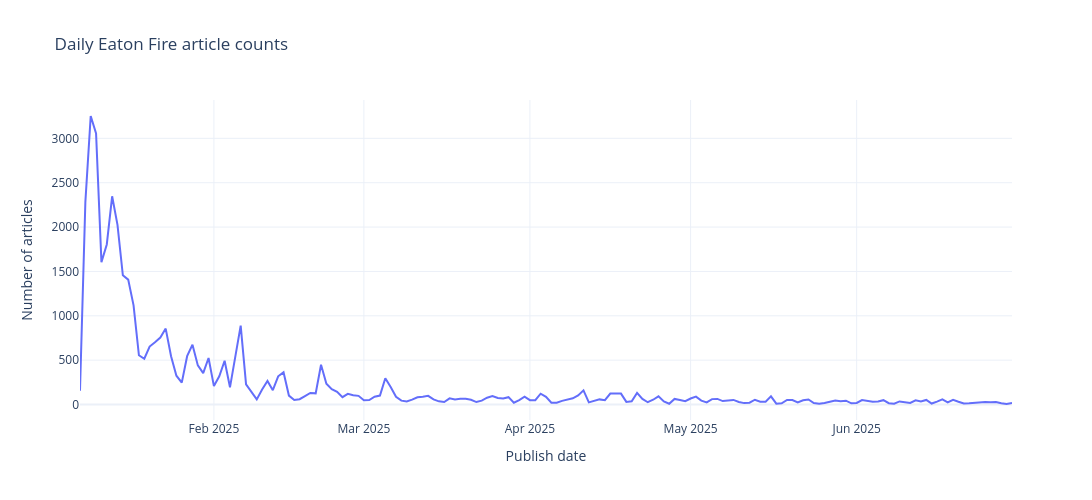

The cell this chart's notebook holds for it:
### Code cell
daily_counts = (
    report_df.dropna(subset=["publish_date"])
    .groupby(report_df["publish_date"].dt.date)
    .size()
    .reset_index(name="n_articles")
)

daily_counts["publish_date"] = pd.to_datetime(daily_counts["publish_date"])

fig_daily = px.line(
    daily_counts,
    x="publish_date",
    y="n_articles",
    title="Daily Eaton Fire article counts",
    labels={"publish_date": "Publish date", "n_articles": "Number of articles"}
)

fig_daily.update_layout(
    template="plotly_white",
    width=1100,
    height=500
)

fig_daily.show()
fig_daily.write_image("figures/daily_article_counts.pdf")

### Figure 1 — Plotly figure (JSON) as saved in the notebook; plotly's stock layout.template omitted (floating-point values rounded to 4 significant figures; data arrays with more than 128 entries replaced by an {"elided": "..."} marker saying what was removed)
{"data": [{"hovertemplate": "Publish date=%{x}<br>Number of articles=%{y}<extra></extra>", "legendgroup": "", "line": {"color": "#636efa", "dash": "solid"}, "marker": {"symbol": "circle"}, "mode": "lines", "name": "", "orientation": "v", "showlegend": false, "type": "scatter", "x": {"elided": "175 str values"}, "xaxis": "x", "y": {"elided": "175 int values"}, "yaxis": "y"}], "layout": {"height": 500, "legend": {"tracegroupgap": 0}, "title": {"text": "Daily Eaton Fire article counts"}, "width": 1100, "xaxis": {"anchor": "y", "domain": [0, 1], "title": {"text": "Publish date"}}, "yaxis": {"anchor": "x", "domain": [0, 1], "title": {"text": "Number of articles"}}}}
